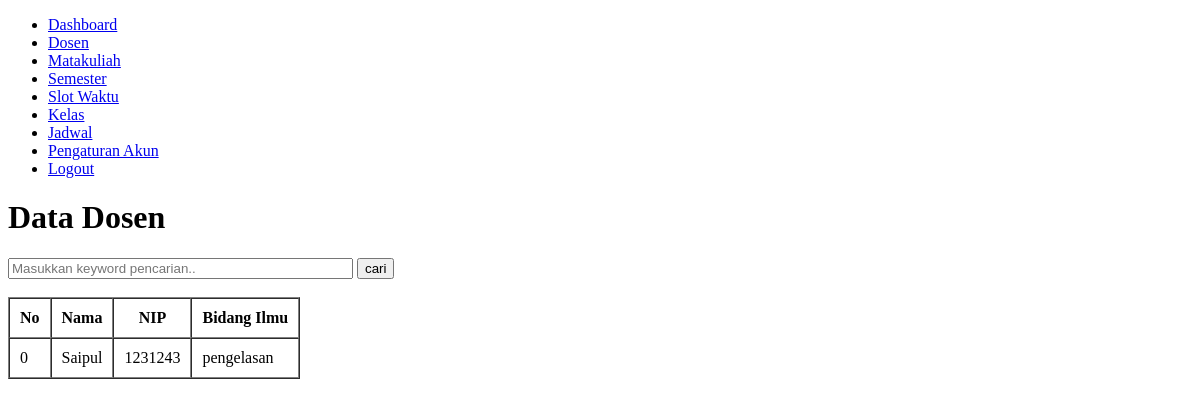
Page /user/dosen.php (signed in) on the earlier database version.
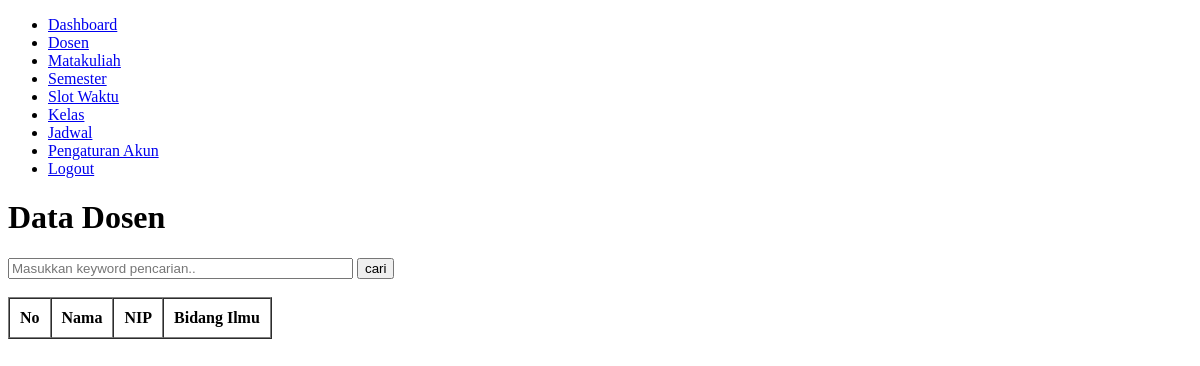
Same page on the later database version.
### tables this page shows
CREATE TABLE `dosen` (
  `id_dosen` int(11) NOT NULL,
  `nama` varchar(100) NOT NULL,
  `nip` int(11) NOT NULL,
  `bidang_ilmu` varchar(50) NOT NULL
);

### user/dosen.php (the view, shortened to what this page needs)
<?php
require 'function.php';
$result = mysqli_query($conn, "SELECT * FROM dosen");
?>
<!DOCTYPE html>
<html lang="en">
<head>
</head>
<body>
    <nav>
        <?php include 'navigation.php'; ?>
    </nav>
    <h1>Data Dosen</h1>
    <form action="" method="post">
        <input type="text" name="keyword" size="40" placeholder="Masukkan keyword pencarian.." autocomplete="off">
        <button type="submit" name="cari">cari</button>
    </form>
    <br>
    <table border="1" cellpadding="10" cellspacing="0">
        <thead>
            <tr>
                <th>No</th>
                <th>Nama</th>
                <th>NIP</th>
                <th>Bidang Ilmu</th>
            </tr>
        </thead>
        <tbody>
            <?php $i = 0; ?>
            <?php while ($data = mysqli_fetch_assoc($result)): ?>
            <tr>
                <td><?= $i++; ?></td>
                <td><?= $data['nama']; ?></td>
                <td><?= $data['nip']; ?></td>
                <td><?= $data['bidang_ilmu']; ?></td>
            </tr>
            <?php endwhile; ?>
        </tbody>
    </table>
</body>
</html>

Differences in the rows shown:
removed dosen: nama "Saipul", nip "1231243", bidang_ilmu "pengelasan"
